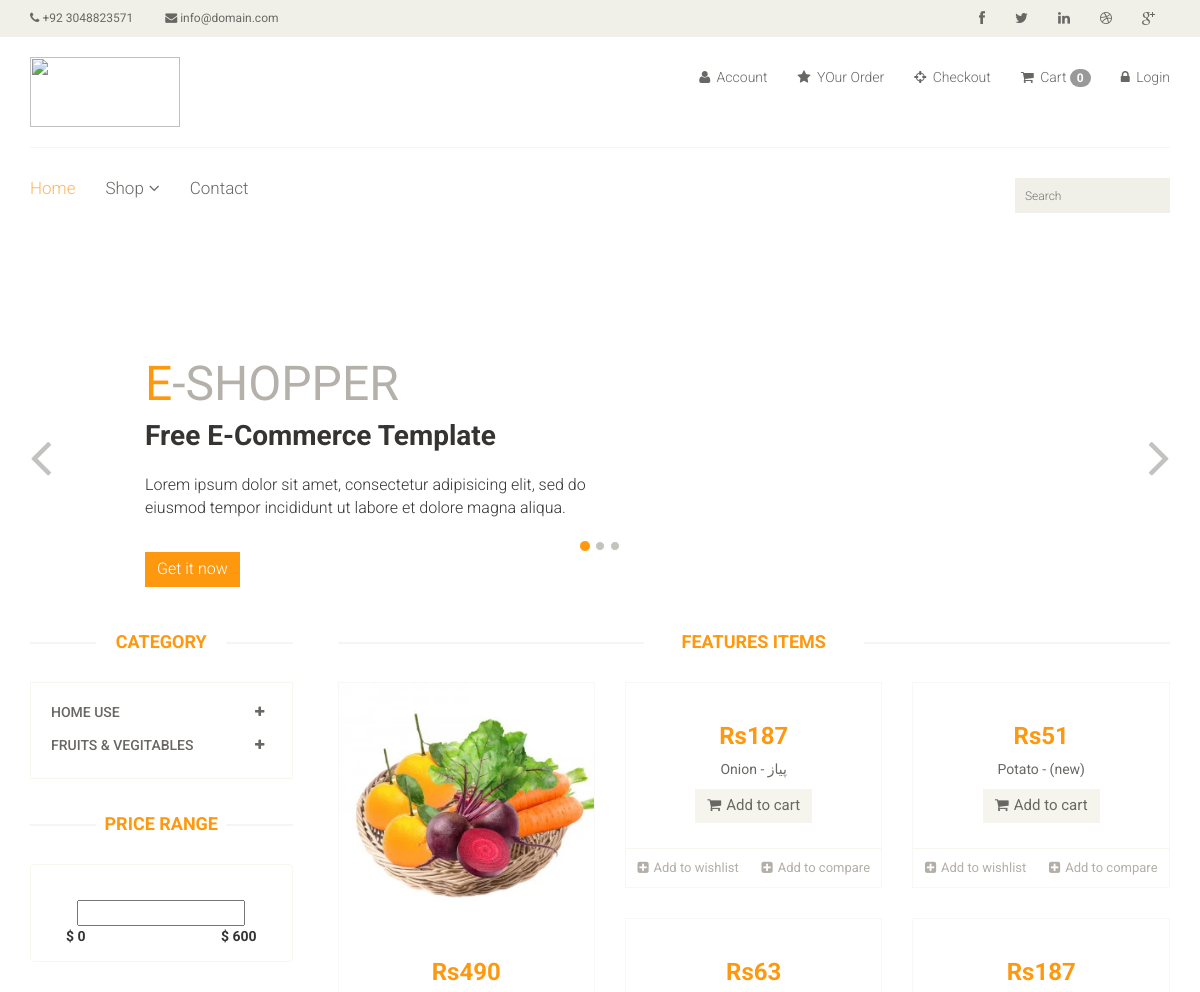
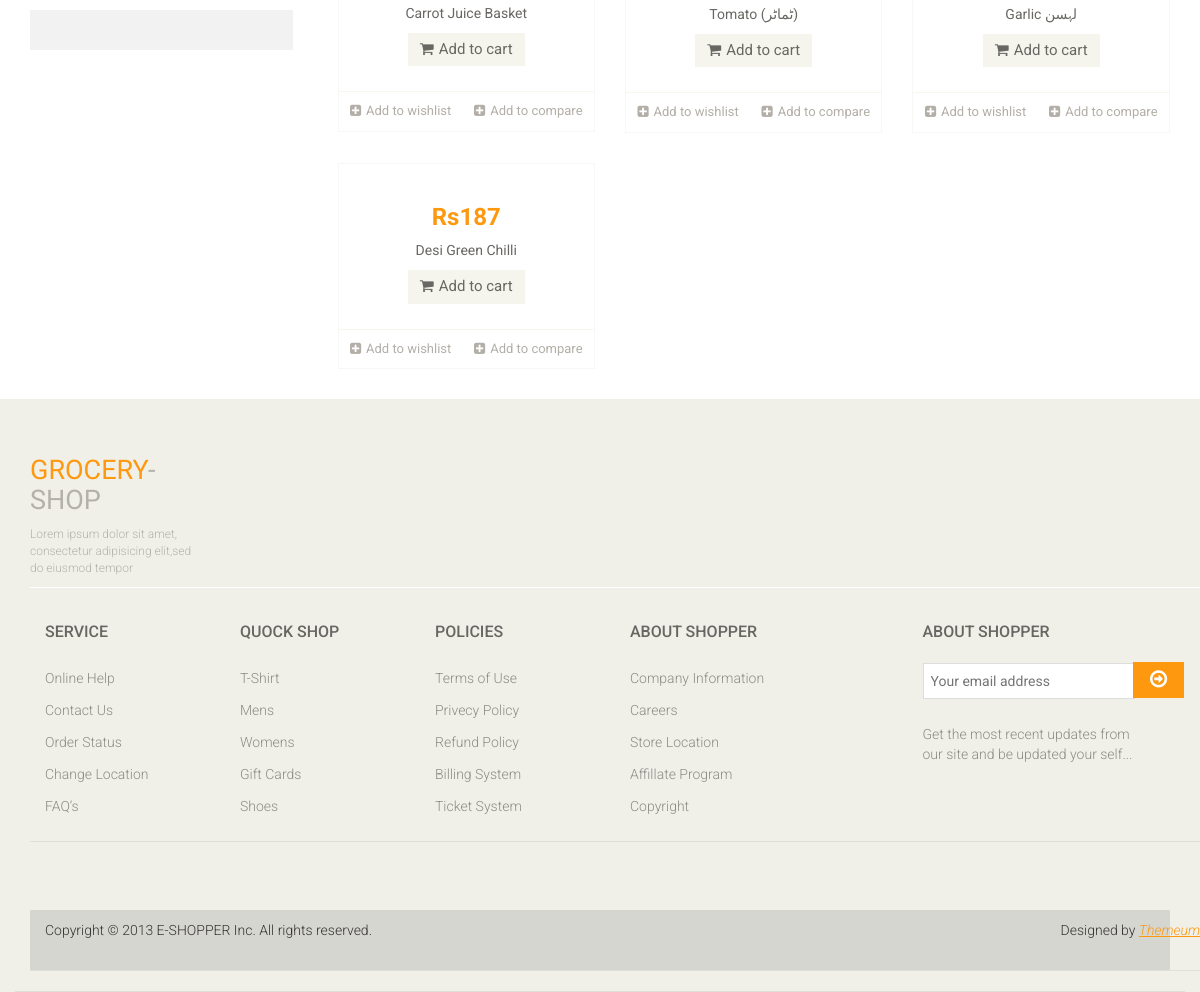
Page /?category=26 on the committed database (2 pictures, top to bottom).
### app/models.py (models this page shows, shortened)
class Category(models.Model):
    name = models.CharField(max_length=150)

class Product(models.Model):
    Availability = (('In stock','In stock'),('Out of stock','Out of stock'))
    category = models.ForeignKey(Category, on_delete=models.CASCADE,null=False,default='')
    sub_category = models.ForeignKey(Sub_Category, on_delete=models.CASCADE,null=False,default='')
    image = models.ImageField(upload_to='static/pimg')
    name = models.CharField(max_length=150)
    price = models.IntegerField()
    Availability = models.CharField(choices=Availability, null=True,max_length=100)
    date = models.DateField(auto_now_add=True)

### gshop/views.py (the view)
# urls.py: path('',views.index,name='index'),
def index(request):
    category =  Category.objects.all()
    catergoryID = request.GET.get('category')
    if catergoryID:
        product = Product.objects.filter(sub_category=catergoryID)
    else:
            product = Product.objects.all()
    context = {
        'category':category,
        'product':product,
    }
    return render(request, 'index.html',context)

### template/index.html (shortened to what this page needs)
{% extends 'master.html' %}
{% block body %}
<section>
	<section id="slider">
		<div class="container">
			<div class="row">
				<div class="col-sm-12">
					<div id="slider-carousel" class="carousel slide" data-ride="carousel">
						<ol class="carousel-indicators">
							<li data-target="#slider-carousel" data-slide-to="0" class="active"></li>
							<li data-target="#slider-carousel" data-slide-to="1"></li>
							<li data-target="#slider-carousel" data-slide-to="2"></li>
						</ol>
						<div class="carousel-inner">
							<div class="item active">
								<div class="col-sm-6">
									<h1><span>E</span>-SHOPPER</h1>
									<h2>Free E-Commerce Template</h2>
									<p>Lorem ipsum dolor sit amet, consectetur adipisicing elit, sed do eiusmod tempor incididunt ut labore et dolore magna aliqua. </p>
									<button type="button" class="btn btn-default get">Get it now</button>
								</div>
								<div class="col-sm-6">
								</div>
							</div>
						</div>
						<a href="#slider-carousel" class="left control-carousel hidden-xs" data-slide="prev">
							<i class="fa fa-angle-left"></i>
						</a>
						<a href="#slider-carousel" class="right control-carousel hidden-xs" data-slide="next">
							<i class="fa fa-angle-right"></i>
						</a>
					</div>
				</div>
			</div>
		</div>
	</section>
	<div class="container">
		<div class="row">
			<div class="col-sm-3">
				<div class="left-sidebar">
					<h2>Category</h2>
					<div class="panel-group category-products" id="accordian">
						{% for cat in category%}
						<div class="panel panel-default">
							<div class="panel-heading">
								<h4 class="panel-title">
									<a data-toggle="collapse" data-parent="#accordian" href="#{{cat.id}}">
										<span class="badge pull-right"><i class="fa fa-plus"></i></span>
										{{cat.name}}
									</a>
								</h4>
							</div>
						</div>
						{% endfor%}
					</div>
					<div class="price-range">
						<h2>Price Range</h2>
						<div class="well text-center">
							 <input type="text" class="span2" value="" data-slider-min="0" data-slider-max="600" data-slider-step="5" data-slider-value="[250,450]" id="sl2" ><br />
							 <b class="pull-left">$ 0</b> <b class="pull-right">$ 600</b>
						</div>
					</div>
					<div class="shipping text-center">
					</div>
				</div>
			</div>
			<div class="col-sm-9 padding-right">
				<div class="features_items">
					<h2 class="title text-center">Features Items</h2>
					{% for proud in product %}
					<div class="col-sm-4">
						<div class="product-image-wrapper">
							<div class="single-products">
									<div class="productinfo text-center">
										<img src="{{proud.image}}" alt="" />
										<h2>Rs{{proud.price}}</h2>
										<p>{{proud.name}}</p>
										<a href="{% url 'cart_add' proud.id %}" class="btn btn-default add-to-cart"><i class="fa fa-shopping-cart"></i>Add to cart</a>
									</div>
									<div class="product-overlay">
										<div class="overlay-content">
										</div>
									</div>
							</div>
							<div class="choose">
								<ul class="nav nav-pills nav-justified">
									<li><a href="#"><i class="fa fa-plus-square"></i>Add to wishlist</a></li>
									<li><a href="#"><i class="fa fa-plus-square"></i>Add to compare</a></li>
								</ul>
							</div>
						</div>
					</div>
					{% endfor%}
				</div>
			</div>
		</div>
	</div>
</section>
{% endblock %}

### static/css/main.css (style rules this page uses)
body { font-family: 'Roboto', sans-serif; background:; position: relative; font-weight:400px; }
ul li { list-style: none; }
a { -webkit-transition: 300ms; -moz-transition: 300ms; -o-transition: 300ms; transition: 300ms; }
h1, h2, h3, h4, h5, h6 { font-family: 'Roboto', sans-serif; }
#slider { padding-bottom: 45px; }
.carousel-indicators li { background: #C4C4BE; }
.carousel-indicators li.active { background: #FE980F; }
.item { padding-left: 100px; }
.item h1 { color: #B4B1AB; font-family: abel; font-size: 48px; margin-top: 115px; }
.item h1 span { color:#FE980F; }
.item h2 { color: #363432; font-family: 'Roboto', sans-serif; font-size: 28px; font-weight: 700; margin-bottom: 22px; margin-top: 10px; }
.item p { color:#363432; font-size:16px; font-weight:300; font-family: 'Roboto', sans-serif; }
.get { background: #FE980F; border: 0 none; border-radius: 0; color: #FFFFFF; font-family: 'Roboto', sans-serif; font-size: 16px; font-weight: 300; margin-top: 23px; }
.control-carousel { position: absolute; top: 50%; font-size: 60px; color: #C2C2C1; }
.right { right: 0; }
.category-products { border: 1px solid #F7F7F0; margin-bottom: 35px; padding-bottom: 20px; padding-top: 15px; }
.left-sidebar h2, .brands_products h2 { color: #FE980F; font-family: 'Roboto', sans-serif; font-size: 18px; font-weight: 700; margin: 0 auto 30px; text-align: center; text-transform: uppercase; position: relative; z-index:3; }
.left-sidebar h2:after, h2.title:after { content: " "; position: absolute; border: 1px solid #f5f5f5; bottom:8px; left: 0; width: 100%; height: 0; z-index: -2; }
.left-sidebar h2:before { content: " "; position: absolute; background: #fff; bottom: -6px; width: 130px; height: 30px; z-index: -1; left: 50%; margin-left: -65px; }
h2.title:before { content: " "; position: absolute; background: #fff; bottom: -6px; width: 220px; height: 30px; z-index: -1; left: 50%; margin-left: -110px; }
.category-products .panel { background-color: #FFFFFF; border: 0px; border-radius: 0px; box-shadow:none; margin-bottom: 0px; }
.category-products .panel-default .panel-heading { background-color: #FFFFFF; border: 0 none; color: #FFFFFF; padding: 5px 20px; }
.category-products .panel-default .panel-heading .panel-title a { color: #696763; font-family: 'Roboto', sans-serif; font-size: 14px; text-decoration: none; text-transform: uppercase; }
.category-products .badge { background:none; border-radius: 10px; color: #696763; display: inline-block; font-size: 12px; font-weight: bold; line-height: 1; min-width: 10px; padding: 3px 7px; text-align: center; vertical-align: baseline; white-space: nowrap; }
.shipping { background-color: #F2F2F2; margin-top: 40px; overflow: hidden; padding-top: 20px; position: relative; }
.price-range { margin-top:30px; }
.well { background-color: #FFFFFF; border: 1px solid #F7F7F0; border-radius: 4px; box-shadow: none; margin-bottom: 20px; min-height: 20px; padding: 35px; }
.padding-right { padding-right: 0; }
.features_items { overflow:hidden; }
h2.title { color: #FE980F; font-family: 'Roboto', sans-serif; font-size: 18px; font-weight: 700; margin: 0 15px; text-transform: uppercase; margin-bottom: 30px; position: relative; }
.product-image-wrapper { border:1px solid #F7F7F5; overflow: hidden; margin-bottom:30px; }
.single-products { position: relative; }
.productinfo h2 { color: #FE980F; font-family: 'Roboto', sans-serif; font-size: 24px; font-weight: 700; }
.productinfo p { font-family: 'Roboto', sans-serif; font-size: 14px; font-weight: 400; color: #696763; }
.productinfo img { width: 100%; }
.productinfo { position:relative; }
.product-overlay { background:#FE980F; top: 0; display: none; height: 0; position: absolute; transition: height 500ms ease 0s; width: 100%; display: block; opacity:; }
.product-overlay .overlay-content { bottom: 0; position: absolute; bottom: 0; text-align: center; width: 100%; }
.add-to-cart { background:#F5F5ED; border: 0 none; border-radius: 0; color: #696763; font-family: 'Roboto', sans-serif; font-size: 15px; margin-bottom: 25px; }
.add-to-cart i { margin-right:5px; }
.choose { border-top: 1px solid #F7F7F0; }
.choose ul li a { color: #B3AFA8; font-family: 'Roboto', sans-serif; font-size: 13px; padding-left: 0; padding-right: 0; }
.choose ul li a i { margin-right:5px; }

### rows in the picture
Category: name "HOME USE"
Category: name "FRUITS & VEGITABLES"
Product: image (picture), price "490", name "Carrot Juice Basket"
Product: price "187", name "Onion - پیاز"
Product: price "51", name "Potato - (new)"
Product: price "63", name "Tomato (ٹماٹر)"
Product: price "187", name "Garlic لہسن"
Product: price "187", name "Desi Green Chilli"

### other values in the picture
{{ request.session.cart|length }} "0"
